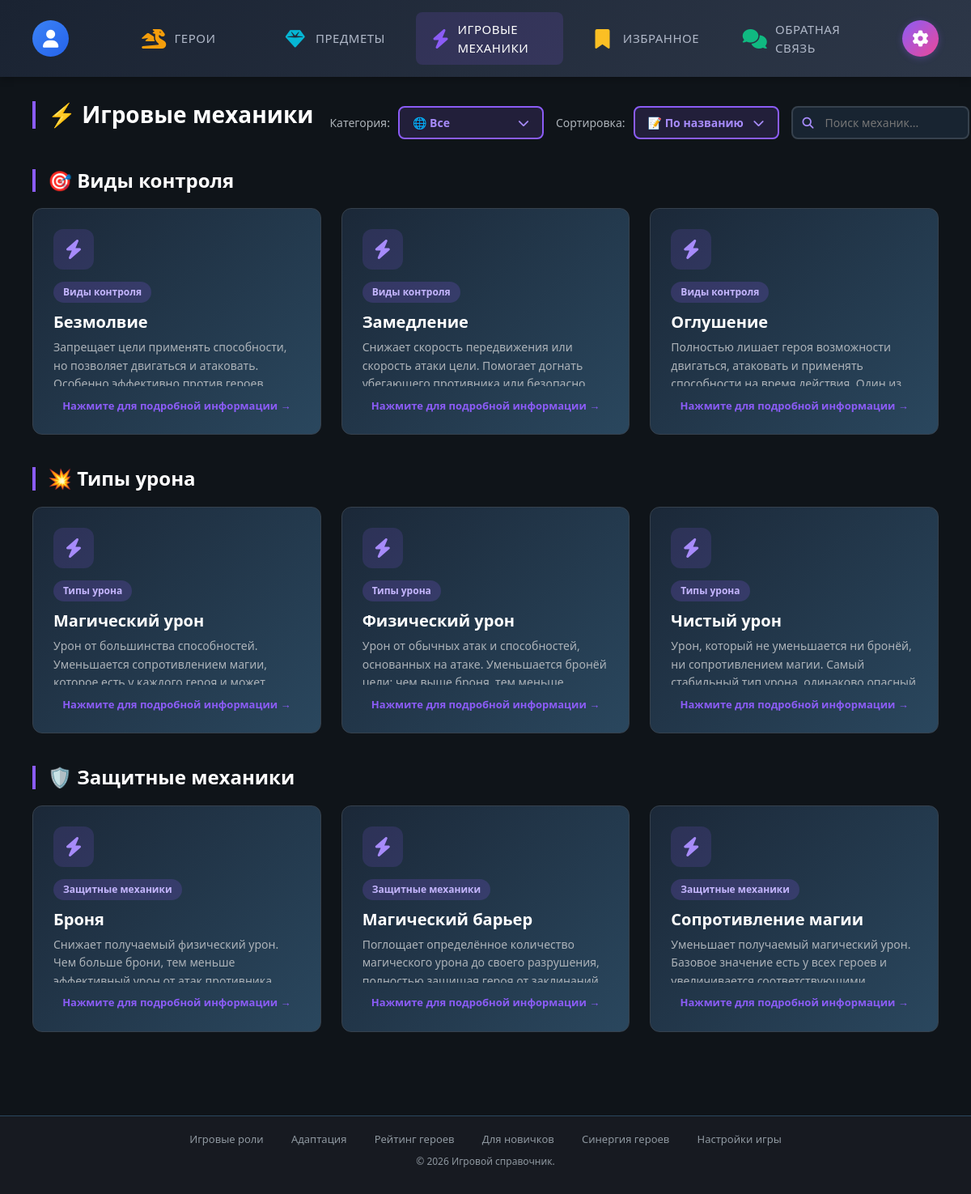
Screenshot of /sections/mechanics/mechanics.php (signed in) with the database file from the repository.
### tables this page shows
CREATE TABLE IF NOT EXISTS game_mechanic (
  id_game_mechanic INT AUTO_INCREMENT PRIMARY KEY,
  title VARCHAR(255) NOT NULL,
  category VARCHAR(100) NOT NULL,
  content TEXT NOT NULL,
  created_date DATETIME DEFAULT CURRENT_TIMESTAMP
);

### config/init.php (called while the page is built, shortened)
<?php
function isLoggedIn()
{
    return isset($_SESSION['user_id']);
}
function isAdmin()
{
    return isLoggedIn() && currentRole() === 'admin';
}

### sections/mechanics/mechanics.php (the view, shortened to what this page needs)
<?php
require_once __DIR__ . '/../../config/init.php';
$pdo = getDB();
$searchQuery = $_GET['search'] ?? '';
$sortBy = $_GET['sort'] ?? 'name';
$categoryFilter = $_GET['category'] ?? '';
$validCategories = ['Виды контроля', 'Типы урона', 'Защитные механики'];
$sql = "SELECT * FROM game_mechanic WHERE category IN ('Виды контроля', 'Типы урона', 'Защитные механики')";
$params = [];
switch ($sortBy) {
    case 'name': $sql .= " ORDER BY title ASC"; break;
}
$stmt = $pdo->prepare($sql);
$stmt->execute($params);
$mechanics = $stmt->fetchAll();
$groupedMechanics = [];
foreach ($mechanics as $m) {
    if (isset($m['category'])) $groupedMechanics[$m['category']][] = $m;
}
$categoryOrder = (!empty($categoryFilter) && isset($groupedMechanics[$categoryFilter])) ? [$categoryFilter] : $validCategories;
$categoryEmojis = [
    'Виды контроля' => '🎯',
    'Типы урона' => '💥',
    'Защитные механики' => '🛡️'
];
$pageTitle = 'Игровые механики';
$currentPage = 'mechanics';
require_once __DIR__ . '/../../includes/header.php';
?>
<div class="page-header">
    <h1 class="page-title">⚡ <?= $pageTitle ?></h1>
    <div class="controls">
        <div class="filter-group">
            <span class="filter-label">Категория:</span>
            <div class="filter-dropdown">
                <button class="filter-btn" onclick="toggleMechanicFilter()">
                    <span id="currentFilterText"><?= !empty($categoryFilter) ? ($categoryEmojis[$categoryFilter] ?? '') . ' ' . htmlspecialchars($categoryFilter) : '🌐 Все' ?></span>
                    <i class="fas fa-chevron-down"></i>
                </button>
            </div>
        </div>
        <div class="filter-group">
            <span class="filter-label">Сортировка:</span>
            <div class="sort-dropdown">
                <button class="sort-btn" onclick="toggleSort()">
                    <span id="currentSortText"><?= $sortBy === 'name' ? '📝 По названию' : '📅 По дате' ?></span>
                    <i class="fas fa-chevron-down"></i>
                </button>
            </div>
        </div>
        <div class="search-box">
            <i class="fas fa-search search-icon"></i>
            <input type="text" class="search-input" id="searchInputMechanics" placeholder="Поиск механик..." value="<?= htmlspecialchars($searchQuery) ?>">
        </div>
    </div>
</div>
<?php if (empty($mechanics)): ?>
    <div class="no-results">
        <i class="fas fa-search"></i>
        <p>Механики не найдены</p>
    </div>
<?php else: ?>
    <div class="mechanics-sections">
        <?php foreach ($categoryOrder as $cat): ?>
            <div class="mechanics-category-block">
                <h2 class="category-heading">
                    <?= $categoryEmojis[$cat] ?> <?= htmlspecialchars($cat) ?>
                </h2>
                <div class="mechanics-grid">
                    <?php foreach ($groupedMechanics[$cat] as $m): ?>
                        <a href="<?= BASE_URL ?>/sections/mechanics/mechanic.php?id=<?= $m['id_game_mechanic'] ?>" class="mechanic-card">
                            <div class="icon-wrap">
                                <i class="fas fa-bolt"></i>
                            </div>
                            <span class="category"><?= htmlspecialchars($m['category']) ?></span>
                            <h3><?= htmlspecialchars($m['title']) ?></h3>
                            <div class="preview"><?= htmlspecialchars(mb_substr($m['content'], 0, 250)) ?>...</div>
                            <div class="click-hint">Нажмите для подробной информации →</div>
                        </a>
                    <?php endforeach; ?>
                </div>
            </div>
        <?php endforeach; ?>
    </div>
<?php endif; ?>
<?php require_once __DIR__ . '/../../includes/footer.php'; ?>

### includes/header.php (shortened to what this page needs)
<?php
require_once __DIR__ . '/../config/init.php';
$isAdminUser    = isAdmin();
?>
<!DOCTYPE html>
<html lang="ru">
<head>
    <link href="https://cdn.jsdelivr.net/npm/bootstrap@5.3.0/dist/css/bootstrap.min.css" rel="stylesheet">
    <link rel="stylesheet" href="https://cdnjs.cloudflare.com/ajax/libs/font-awesome/6.4.0/css/all.min.css">
    <link rel="stylesheet" href="<?= BASE_URL ?>/css/style.css">
    <link rel="stylesheet" href="<?= BASE_URL ?>/css/theme.css">
</head>
<body class="<?= !empty($currentPage) ? $currentPage . '-page' : '' ?>" <?= !empty($bodyAttrs) ? $bodyAttrs : '' ?>>
    <nav class="top-navbar">
        <div class="nav-left">
            <div class="user-icon-wrapper">
                <div class="user-icon"><i class="fas <?= $isAdminUser ? 'fa-user-shield' : 'fa-user' ?>"></i></div>
            </div>
            <div class="nav-buttons">
                <a href="<?= BASE_URL ?>/sections/heroes/heroes.php" class="nav-btn <?= $currentPage === 'heroes' ? 'active-page' : '' ?>"><span class="icon"><i class="fas fa-dragon" style="color: #f59e0b;"></i></span><span>Герои</span></a>
                <a href="<?= BASE_URL ?>/sections/items/items.php" class="nav-btn <?= $currentPage === 'items' ? 'active-page' : '' ?>"><span class="icon"><i class="fas fa-gem" style="color: #06b6d4;"></i></span><span>Предметы</span></a>
                <a href="<?= BASE_URL ?>/sections/mechanics/mechanics.php" class="nav-btn <?= $currentPage === 'mechanics' ? 'active-page' : '' ?>"><span class="icon"><i class="fas fa-bolt" style="color: #8b5cf6;"></i></span><span>Игровые механики</span></a>
                <a href="<?= BASE_URL ?>/account/favorites.php" class="nav-btn <?= $currentPage === 'favorites' ? 'active-page' : '' ?>"><span class="icon"><i class="fas fa-bookmark" style="color: #fbbf24;"></i></span><span>Избранное</span></a>
                <a href="<?= BASE_URL ?>/account/feedback.php" class="nav-btn <?= $currentPage === 'feedback' ? 'active-page' : '' ?>"><span class="icon"><i class="fas fa-comments" style="color: #10b981;"></i></span><span>Обратная связь</span></a>
            </div>
        </div>
        <div class="settings-icon" onclick="window.location.href='<?= BASE_URL ?>/account/site_settings.php'"><i class="fas fa-cog"></i></div>
    </nav>
    <div class="main-wrapper">

### includes/footer.php (shortened to what this page needs)
    </div>
    <footer class="footer-panel">
        <a href="<?= BASE_URL ?>/sections/roles/tactics.php">Игровые роли</a>
        <a href="<?= BASE_URL ?>/sections/adaptation/objects.php">Адаптация</a>
        <a href="<?= BASE_URL ?>/sections/rating/rating.php">Рейтинг героев</a>
        <a href="<?= BASE_URL ?>/sections/newbie/newbie.php">Для новичков</a>
        <a href="<?= BASE_URL ?>/sections/synergy/synergy.php">Синергия героев</a>
        <a href="<?= BASE_URL ?>/sections/settings/settings.php">Настройки игры</a>
        <p>&copy; 2026 Игровой справочник.</p>
    </footer>
</body>
</html>

### includes/header.php (style rules this page uses)
html { overflow-y: scroll; }
.mechanics-page .search-icon { color: #a78bfa; }

### sections/mechanics/mechanics.php (style rules this page uses)
.mechanics-page .nav-btn.active-page { background: rgba(139,92,246,0.15); color: #fff; }

### rows the page displays
game_mechanic: category "Виды контроля", title "Безмолвие", content "Запрещает цели применять способности, но позволяет двигаться и…"
game_mechanic: category "Виды контроля", title "Замедление", content "Снижает скорость передвижения или скорость атаки цели. Помогает…"
game_mechanic: category "Виды контроля", title "Оглушение", content "Полностью лишает героя возможности двигаться, атаковать и…"
game_mechanic: category "Типы урона", title "Магический урон", content "Урон от большинства способностей. Уменьшается сопротивлением…"
game_mechanic: category "Типы урона", title "Физический урон", content "Урон от обычных атак и способностей, основанных на атаке. Уменьшается…"
game_mechanic: category "Типы урона", title "Чистый урон", content "Урон, который не уменьшается ни бронёй, ни сопротивлением магии.…"
game_mechanic: category "Защитные механики", title "Броня", content "Снижает получаемый физический урон. Чем больше брони, тем…"
game_mechanic: category "Защитные механики", title "Магический барьер", content "Поглощает определённое количество магического урона до своего…"
game_mechanic: category "Защитные механики", title "Сопротивление магии", content "Уменьшает получаемый магический урон. Базовое значение есть у всех героев…"

### other values shown
$pageTitle "Игровые механики"
$categoryEmojis[$cat] "🎯"
$cat "Виды контроля"
$categoryEmojis[$cat] "💥"
$cat "Типы урона"
$categoryEmojis[$cat] "🛡️"
$cat "Защитные механики"
